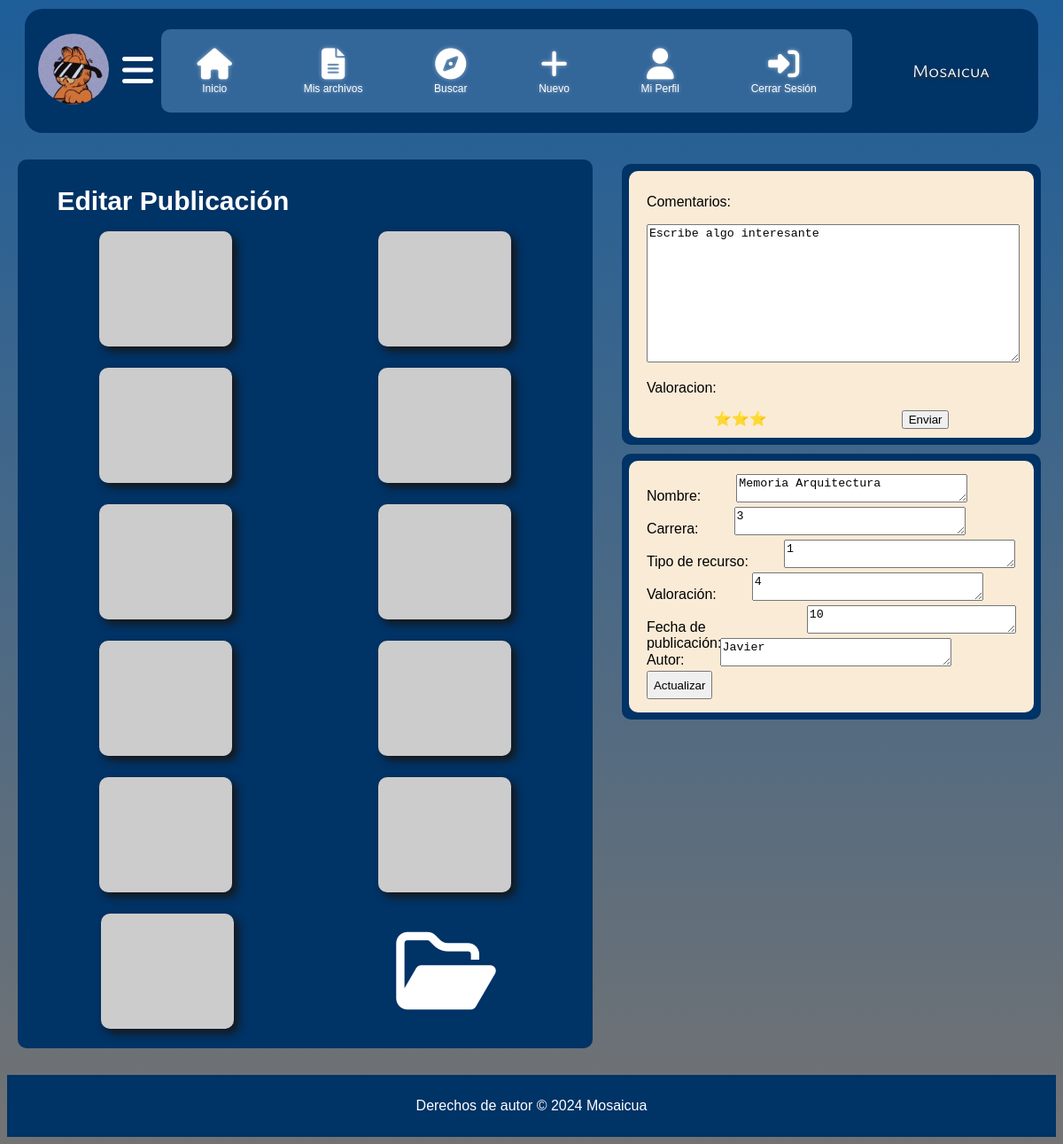
The page /editarDoc.php?idPublicacion=1 on the database as committed earlier.
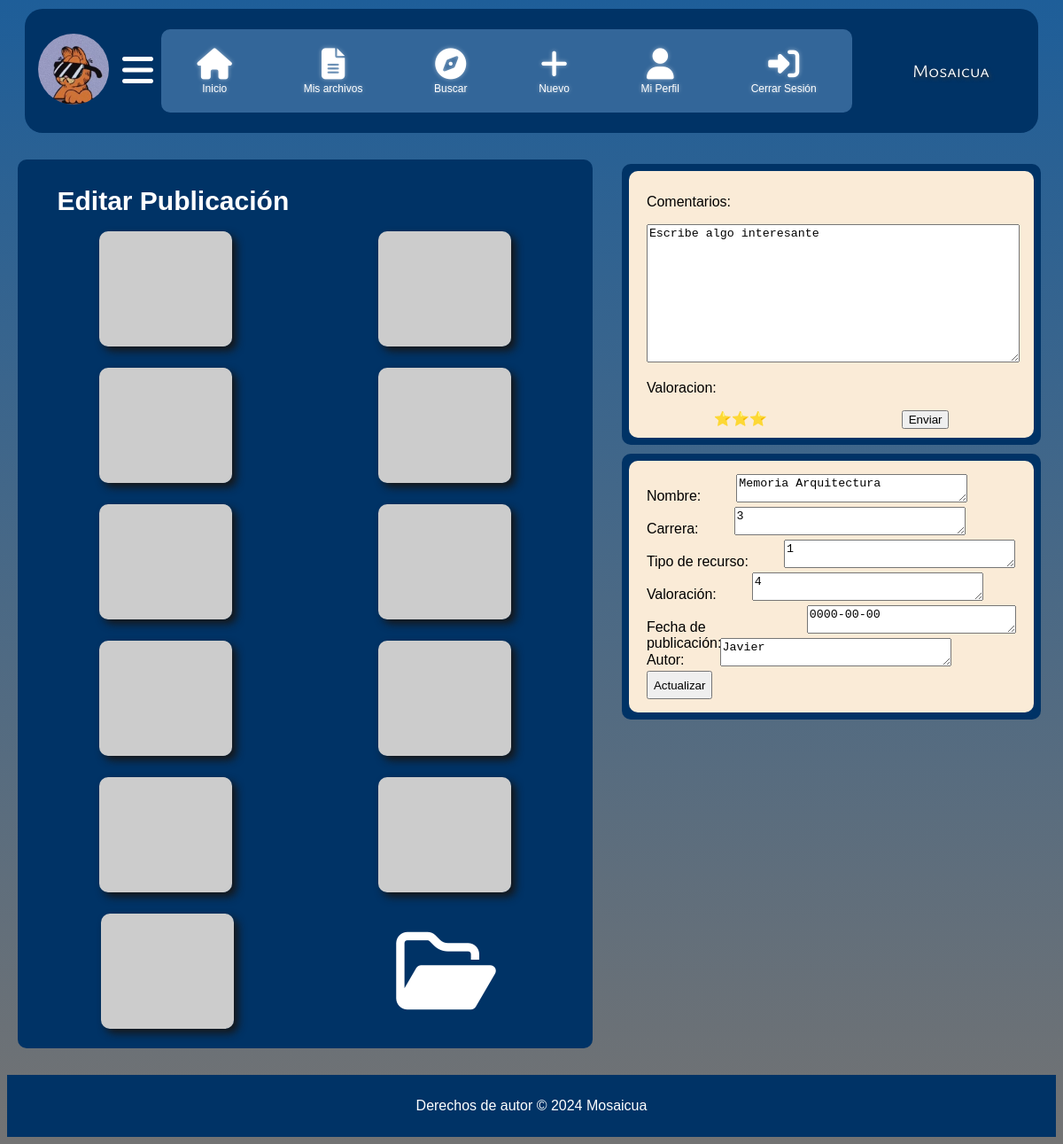
The same page on the database as committed later.
### tables this page shows
CREATE TABLE `publicacion` (
  `idPublicacion` int(11) NOT NULL,
  `Nombre` varchar(20) NOT NULL,
  `carrera` int(11) NOT NULL,
  `tipo` int(11) NOT NULL,
  `valoracion` int(11) NOT NULL,
  `fecha` date NOT NULL,
  `autor` varchar(20) NOT NULL
);

### editarDoc.php (the view, shortened to what the changed rows need)
<?php
$servername = "localhost";
$username = "admin";
$password = "admin";
$dbname = "ua";
$conn = new mysqli($servername, $username, $password, $dbname);
$nombre = "";
$carrera = "";
$tipo = "";
$valoracion = "";
$fecha = "";
$autor = "";
if (isset($_GET['idPublicacion'])) {
    $idPublicacion = $_GET['idPublicacion'];
    $sql = $conn->prepare("SELECT * FROM publicacion WHERE idPublicacion = ?");
    $sql->bind_param("i", $idPublicacion);
    $sql->execute();
    $result = $sql->get_result();
    if ($result->num_rows > 0) {
        $row = $result->fetch_assoc();
        $nombre = $row['Nombre'];
        $carrera = $row['carrera'];
        $tipo = $row['tipo'];
        $valoracion = $row['valoracion'];
        $fecha = $row['fecha'];
        $autor = $row['autor'];
    } else {
        echo "No se encontró la publicación.";
    }
} else {
    echo "No se proporcionó un ID de publicación.";
}
?>
<!DOCTYPE html>
<html lang="es">
<head>
    <link id="default-stylesheet" rel="stylesheet" href="style/editarDoc.css">
    <link id="night-stylesheet" rel="stylesheet" href="style/funcionales/noche.css" disabled>
    <link id="high-contrast-stylesheet" rel="stylesheet" href="style/funcionales/contraste.css" disabled>
    <link id="read-mode-stylesheet" rel="stylesheet" href="style/funcionales/lectura.css" disabled>
    <link rel="stylesheet" href="fontello-10643fc5/css/fontello.css">
</head>
<body>
    <main>
        <div id="body_izq">
            <h2>Editar Publicación</h2>
        </div>
        <div id="body_dch">
            <div id="body_abj">
                <div id="contenedorTexto">
                    <form method="POST" action="editarDoc.php">
                        <div class="editar_datos">
                            <p>Nombre:</p>
                            <textarea name="nombre" rows="1" cols="30"><?php echo htmlspecialchars($nombre); ?></textarea>
                        </div>
                        <div class="editar_datos">
                            <p>Carrera:</p>
                            <textarea name="carrera" rows="1" cols="30"><?php echo htmlspecialchars($carrera); ?></textarea>
                        </div>
                        <div class="editar_datos">
                            <p>Tipo de recurso:</p>
                            <textarea name="tipo" rows="1" cols="30"><?php echo htmlspecialchars($tipo); ?></textarea>
                        </div>
                        <div class="editar_datos">
                            <p>Valoración:</p>
                            <textarea name="valoracion" rows="1" cols="30"><?php echo htmlspecialchars($valoracion); ?></textarea>
                        </div>
                        <div class="editar_datos">
                            <p>Fecha de publicación:</p>
                            <textarea name="fecha" rows="1" cols="30"><?php echo htmlspecialchars($fecha); ?></textarea>
                        </div>
                        <div class="editar_datos">
                            <p>Autor:</p>
                            <textarea name="autor" rows="1" cols="30"><?php echo htmlspecialchars($autor); ?></textarea>
                        </div>
                    </form>
                </div>
            </div>
        </div>
    </main>
</body>
</html>

Rows that differ between the two databases and show on the page:
changed publicacion "Memoria Arquitectura": fecha "10" → "0000-00-00"
